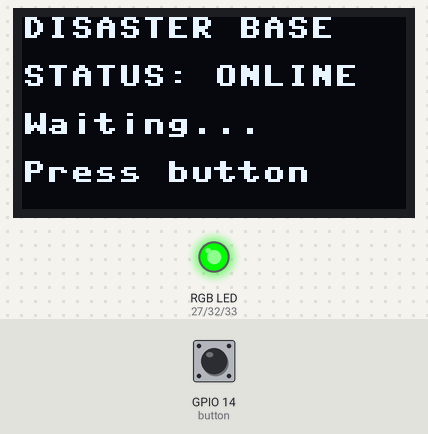
This program was run on a simulated ESP32 board running MicroPython. On the bench: 128×64 one-colour display, an RGB LED mixed from three pins (HIGH = lit). The inputs (shaded band) are chosen by the test bench; at power-on: GPIO 14 (button) HIGH.

Above: at 1.2 s.
1.3 s: GPIO 14 (button) pulled LOW for 0.15 s
At 1.9 s:
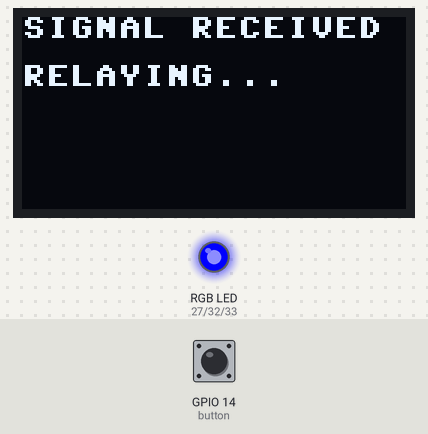
4.4 s: GPIO 14 (button) pulled LOW for 3.2 s
At 9.1 s:
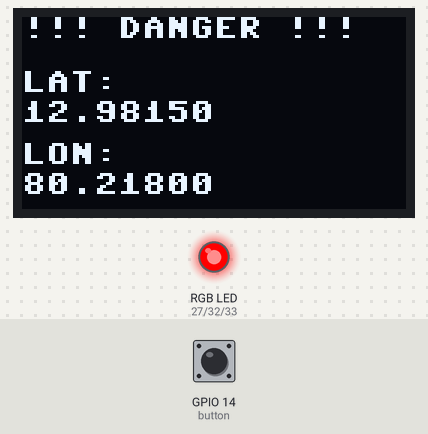
Timing chart, 0 to 13.0 s (numbered marks = the images above; inputs shaded):
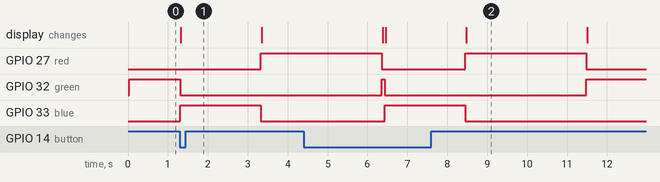

Measured:
- after the input at 1.3 s, GPIO 27 (red): LOW → HIGH after 2.0 s; GPIO 32 (green): HIGH → LOW at once; GPIO 33 (blue): LOW → HIGH at once, → LOW 2.0 s later; the display: changes at once (image 1)
- after the input at 4.4 s, GPIO 33 (blue): LOW → HIGH after 2.0 s, → LOW 2.0 s later; the display: first differs from a run without the input after 2.1 s (image 2 shows a later state)

The program:

main.py
```python
# Single-node interface prototype (MicroPython, runs in the Wokwi simulator).
# Live project: https://wokwi.com/projects/476841677745845249
# Shows what a node looks like in use: OLED status screen, SOS button, status LED.
# Radio relaying is NOT implemented here; the mesh logic lives in /simulation.
#
# Wiring: OLED SSD1306 on I2C (SCL=GPIO22, SDA=GPIO21), button on GPIO14 (pull-up),
# RGB LED on GPIO27 (red), GPIO32 (green), GPIO33 (blue).
# ssd1306.py (OLED driver) and diagram.json (wiring) are in the Wokwi project linked above.

from machine import Pin, I2C
import time
import ssd1306

# -------------------------
# OLED
# -------------------------
i2c = I2C(0, scl=Pin(22), sda=Pin(21))
oled = ssd1306.SSD1306_I2C(128, 64, i2c)

# -------------------------
# Button
# -------------------------
button = Pin(14, Pin.IN, Pin.PULL_UP)

# -------------------------
# RGB LED
# -------------------------
red = Pin(27, Pin.OUT)
green = Pin(32, Pin.OUT)
blue = Pin(33, Pin.OUT)

# SAMPLE location (Velachery, Chennai). A real node stores the coordinates
# surveyed when it is installed.
NODE_LAT = "12.98150"
NODE_LON = "80.21800"

# -------------------------
# Functions
# -------------------------

def rgb(r, g, b):
    red.value(r)
    green.value(g)
    blue.value(b)

def display_online():
    oled.fill(0)
    oled.text("DISASTER BASE", 0, 0)
    oled.text("STATUS: ONLINE", 0, 16)
    oled.text("Waiting...", 0, 32)
    oled.text("Press button", 0, 48)
    oled.show()

def display_signal():
    # Blue = signal being relayed
    rgb(0, 0, 1)

    oled.fill(0)
    oled.text("SIGNAL RECEIVED", 0, 0)
    oled.text("RELAYING...", 0, 16)
    oled.show()

    time.sleep(2)

def display_danger():
    # Red = emergency
    rgb(1, 0, 0)

    oled.fill(0)
    oled.text("!!! DANGER !!!", 0, 0)
    oled.text("LAT:", 0, 18)
    oled.text(NODE_LAT, 0, 28)
    oled.text("LON:", 0, 42)
    oled.text(NODE_LON, 0, 52)
    oled.show()

# -------------------------
# Start
# -------------------------

rgb(0, 1, 0)
display_online()

while True:

    # Button pressed
    if button.value() == 0:

        display_signal()
        display_danger()

        # Wait until button is released
        while button.value() == 0:
            time.sleep(0.05)

        time.sleep(3)

        rgb(0, 1, 0)
        display_online()

    time.sleep(0.05)
```
